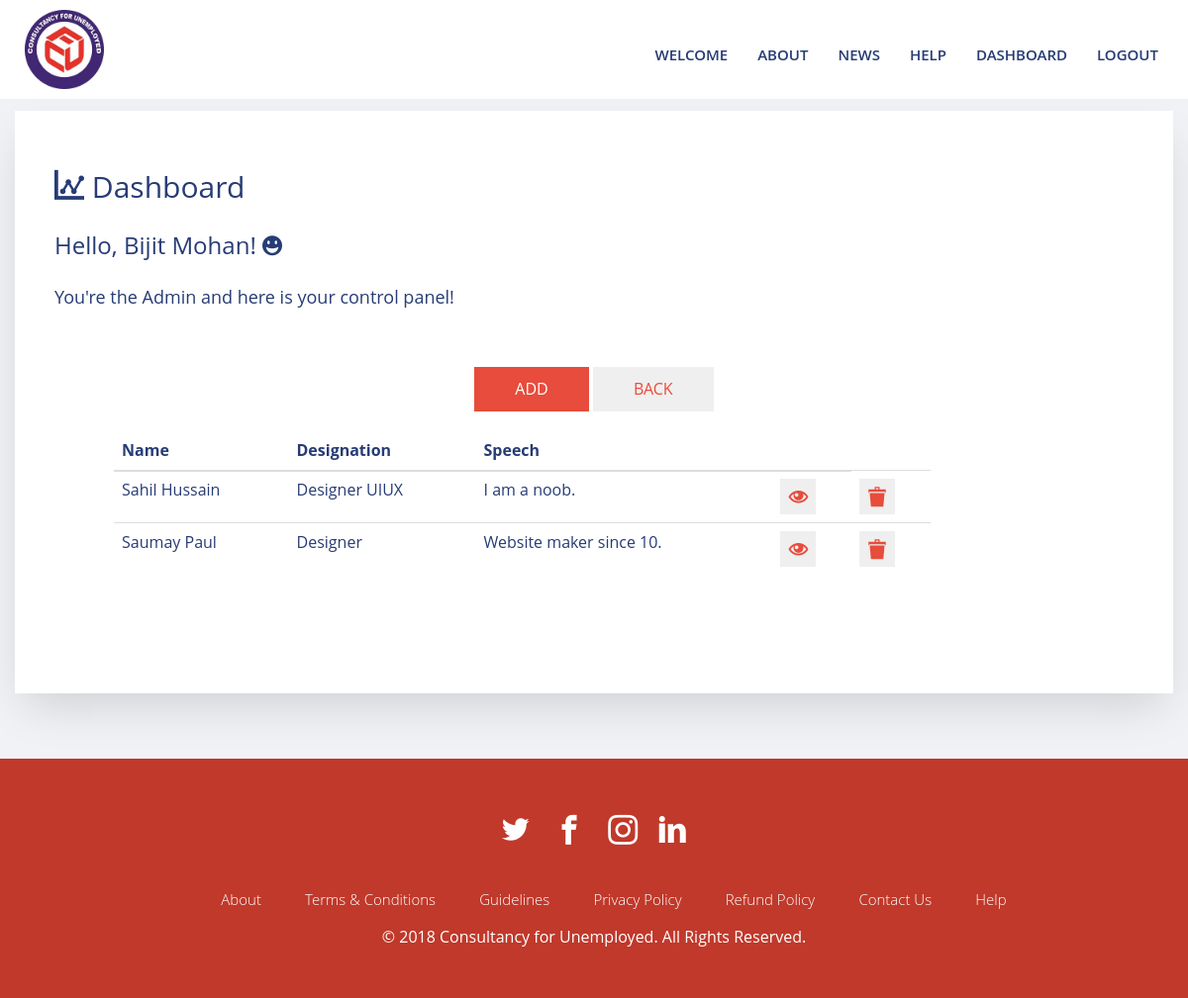
The page /admin_employee_view.php (signed in) on the database its author committed.
### tables this page shows
CREATE TABLE `users` (
  `user_id` int(11) NOT NULL,
  `user_type` varchar(100) NOT NULL,
  `fname` varchar(50) NOT NULL,
  `lname` varchar(50) NOT NULL,
  `ftname` varchar(50) NOT NULL,
  `email` varchar(200) NOT NULL,
  `phone` varchar(12) NOT NULL,
  `dob` date NOT NULL,
  `status` varchar(20) NOT NULL,
  `religion` varchar(20) NOT NULL,
  `caste` varchar(20) NOT NULL,
  `nationality` varchar(20) NOT NULL,
  `join_date` date NOT NULL,
  `password` varchar(500) NOT NULL,
  `gender` varchar(10) NOT NULL,
  `address` varchar(500) NOT NULL,
  `city` varchar(80) NOT NULL,
  `state` varchar(50) NOT NULL,
  `country` varchar(10) NOT NULL,
  `photo` varchar(200) NOT NULL,
  `exp` varchar(50) NOT NULL,
  `lang` varchar(100) NOT NULL,
  `terms` varchar(10) NOT NULL,
  `cv` varchar(200) NOT NULL,
  `reg_pay_status` varchar(50) NOT NULL,
  `reg_pay_txn` varchar(200) NOT NULL,
  `fin_pay_status` varchar(50) NOT NULL,
  `fin_pay_txn` varchar(200) NOT NULL
);

CREATE TABLE `team` (
  `id` int(11) NOT NULL,
  `name` varchar(100) NOT NULL,
  `designation` varchar(20) NOT NULL,
  `speech` mediumtext NOT NULL,
  `photo` longtext NOT NULL
);

### admin_employee_view.php (the view, shortened to what this page needs)
<?php
include('db.php');
include('nav.php');
if(isset($_SESSION['user_id'])){
  $allusers = "SELECT * FROM team ORDER BY name";
    $result1 = mysqli_query($conn,$allusers) or die(mysqli_error($conn));
    $now = $_SESSION['user_id'];
  $profile_name = "SELECT * FROM users WHERE user_id='$now' AND user_type= 'admin'";
    $result2 = mysqli_query($conn,$profile_name) or die(mysqli_error($conn));
     $rows2 = mysqli_fetch_array($result2);
?>
    <section class="my-top-section probootstrap-bg-light" >
      <div class="container">
        <div class="row">
          <div class="col-md-12 probootstrap-form">
             <h2 > <span  class=" icon-stats-dots"></span> Dashboard</h2>
            <h3> Hello, <?php echo $rows2['fname'],' ',$rows2['lname']  ; ?>! <span class=" icon-happy2" style="font-size: 20px;"></span></h3>
            <h4> You're the Admin and here is your control panel!</h4>
      <div class="container">
        <div class="row">
          <div class="col-md-12">
            <div class="probootstrap-service-item ">
                    <div style="text-align:center;padding-bottom:20px">
    <a href="admin_employee_plus.php"><button  class="btn btn-primary">ADD</button></a>
       <a href="admin_dash.php"><button  class="btn ">BACK</button></a>
      </div>
                    <div class="table-responsive my-auto-table">
      <table class="table" style="width: 85%; ">
                <thead>
			<tr>
				<th>Name</th>
				<th>Designation</th>
				<th>Speech</th>
				<th></th>
			</tr>
		</thead>
		<tbody>
		<?php
		while ($rows1 = mysqli_fetch_array($result1)){
			echo '<tr>
					<td>'.$rows1['name'].'</td>
					<td>'.$rows1['designation'].'</td>
					<td>'.$rows1['speech'].'</td>
                    <td ><a href="team.php" ><button class="icon-eye2" style="border:none; font-size: 20px; padding: 8px"></button></a></td>
					<td ><a href="delete.php?employee_id='.$rows1['id'].'" ><button class="icon-bin2" style="border:none; font-size: 20px; padding: 8px"></button></a></td>
				</tr>';
		}
            ?>
            	</tbody>
      </table>
    </div>
            </div>
          </div>
        </div>
      </div>
          </div>
        </div>
      </div>
    </section>
    <?php
}else{
    http_response_code(404);
    include('403forbidden.php');
}
include('footer.php');
?>

### css/mystyle.css (style rules this page uses)
.my-top-section { position: relative; background: #f1f2f6; padding: 7em 0 1em 0; }
.my-auto-table { height: 500px auto; overflow-y: auto; }

### rows shown on the page
users: fname "Bijit", lname "Mohan"
team: name "Sahil Hussain", designation "Designer UIUX", speech "I am a noob."
team: name "Saumay Paul", designation "Designer", speech "Website maker since 10."
